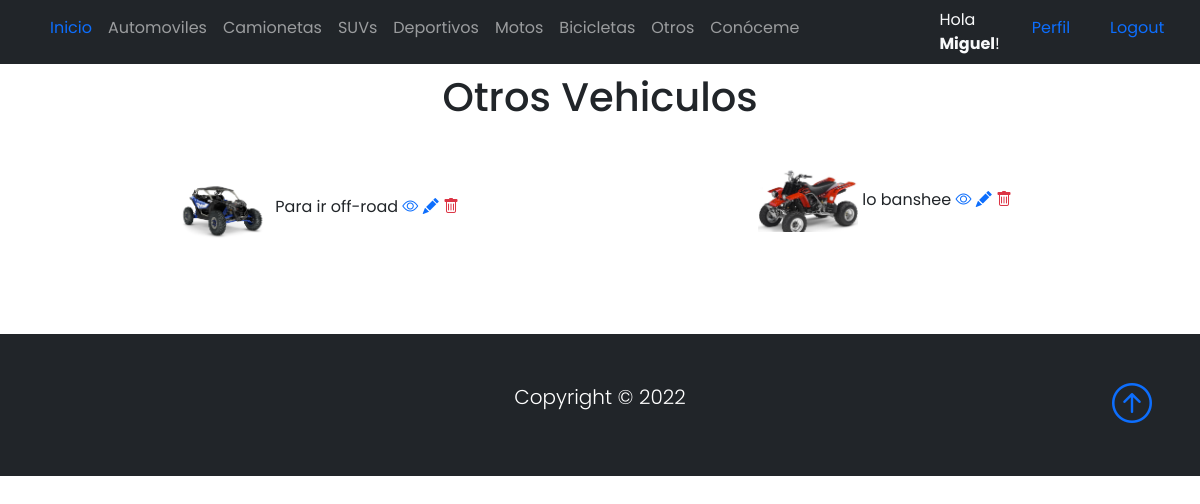
/listaOtros/ (signed in), run on the app's committed database.
### Base/models.py (models this page shows, shortened)
class Vehiculo(models.Model):
    vehiculoSeleccion = (
    ('automovil', 'Automovil'),
    ('camioneta', 'Camioneta'),
    ('suv','Suv'),
    ('deportivo','Deportivo'),
    ('moto','Moto'),
    ('bicicleta','Bicicleta'),
    ('otro', 'Otro'),
    )
    usuario = models.ForeignKey(User, on_delete=models.CASCADE, null=True, blank=True)
    titulo = models.CharField(max_length=200)
    vehiculo = models.CharField(max_length=15, choices=vehiculoSeleccion, default='automovil')
    marca = models.CharField(max_length=40)
    modelo = models.CharField(max_length=40)
    descripcion = models.TextField(null=True, blank=True)
    year = models.IntegerField()
    precio = models.DecimalField(max_digits=10, decimal_places=2)
    fechaPublicacion = models.DateTimeField(auto_now_add=True)
    telefonoContacto = models.IntegerField()
    emailContacto = models.EmailField()
    imagenInstrumento = models.ImageField(null=True, blank=True, upload_to="imagenes/")
    class Meta:
        ordering = ['usuario', '-fechaPublicacion']

### Base/views.py (the view)
# urls.py: path('listaOtros/', OtroLista.as_view(), name='otros'),
class OtroLista(LoginRequiredMixin, ListView):
    context_object_name = 'otros'
    queryset = Vehiculo.objects.filter(vehiculo__startswith='otro')
    template_name = 'Base/listaOtros.html'
    login_url = '/login/'

### Base/templates/Base/listaOtros.html
{% extends 'Base/home.html' %}
{% block content %}
<br>
<br>
<div class="container text-center">
    <h1>Otros Vehiculos</h1>
</div>
<br>
<div class="container text-center">
    <div class="row">
            {% for otro in otros %}
            <div class="col-sm-6 align-items-center">
                <div class="card-body">
                <img src="{{otro.imagenInstrumento.url}}" class="" width="100px">
                {{otro.titulo}}
                <a href="{% url 'otro' otro.id %}"><i class="bi bi-eye"></i></a>
                {% if user.id == otro.usuario.id %}
                <a href="{% url 'otro_editar' otro.id %}"><i class="bi bi-pencil-fill"></i></a>
                <a href="{% url 'otro_eliminar' otro.id %}"><i class="bi bi-trash text-danger"></i></a>
                <br>
                <br>
                <br>
                <br>
                {% endif %}
                </div>
            </div>
            {% endfor %}
    </div>
</div>
{% endblock %}

### Base/templates/Base/home.html (shortened to what this page needs)
{% load static %}
<!DOCTYPE html>
<html lang="en">
<head>
    <link href="https://cdn.jsdelivr.net/npm/bootstrap@5.0.2/dist/css/bootstrap.min.css" rel="stylesheet"
>
    <link rel="stylesheet" href="https://cdn.jsdelivr.net/npm/bootstrap-icons@1.3.0/font/bootstrap-icons.css">
    <link rel="stylesheet" type="text/css" href="{% static 'style.css' %}">
</head>
<body>
    <nav class="navbar navbar-expand-sm bg-dark navbar-dark py-2 fixed-top">
      <div class="container">
            <div class="collapse navbar-collapse" id="navmenu">
              <ul class="navbar-nav mr-auto">
                <li class="nav-item">
                  <a class="nav-link" href="{% url 'home' %}"><span class="text-primary">Inicio</span></a>
                </li>
                <li class="nav-item">
                  <a class="nav-link" href="{% url 'automoviles' %}">Automoviles</a>
                </li>
                <li class="nav-item">
                  <a class="nav-link" href="{% url 'camionetas' %}">Camionetas</a>
                </li>
                <li class="nav-item">
                  <a class="nav-link" href="{% url 'suvs' %}">SUVs</a>
                </li>
                <li class="nav-item">
                  <a class="nav-link" href="{% url 'deportivos' %}">Deportivos</a>
                </li>
                <li class="nav-item">
                  <a class="nav-link" href="{% url 'motos' %}">Motos</a>
                </li>
                <li class="nav-item">
                  <a class="nav-link" href="{% url 'bicicletas' %}">Bicicletas</a>
                </li>
                <li class="nav-item">
                  <a class="nav-link" href="{% url 'otros' %}">Otros</a>
                </li>
                <li class="nav-item">
                  <a class="nav-link" href="{% url 'acerca_de_mi' %}">Conóceme</a>
                </li>
                <div class="container"></div>
                <div class="container"></div>
                <div class="container"></div>
                <div class="container"></div>
                <div class="container"></div>
                {% if request.user.is_authenticated %}
                <div class="container">
                <li class="nav-item">
                  <span class="text-light"> Hola <strong>{{request.user.first_name}}</strong>!</span>
                </li>
                </div>
                <div class="container">
                <li class="nav-item">
                  <a class="nav-link" href="{% url 'editar_perfil' %}"><span class="text-primary">Perfil</span></a>
                </li>
                </div>
                <div class="container">
                <li class="nav-item">
                  <a class="nav-link" href="{% url 'logout' %}"><span class="text-primary">Logout</span></a>
                </li>
                </div>
              {% endif %}
           </ul>
          </div>
      </div>
  </nav>
      {% block content %}{% endblock %}
  <footer class="p-5 bg-dark text-white text-center position-relative">
      <div class="container">
          <p class="lead text-white">Copyright &copy; 2022</p>
          <a href="" class="position-absolute bottom-0 end-0 p-5">
              <i class="bi bi-arrow-up-circle h1"></i>
          </a>
      </div>
  </footer>
</body>
</html>

### Base/static/style.css (style rules this page uses)
body { background-color: white; font-family: 'Poppins', 'Nunito', sans-serif; padding-top: 25px; }
a { text-decoration: none; }
li { text-decoration: none; }
p { color: #363636; }

### data on the page
Vehiculo: imagenInstrumento (picture), titulo "Para ir off-road"
Vehiculo: imagenInstrumento (picture), titulo "lo banshee"

### other printed values
{{ request.user.first_name }} "Miguel"
